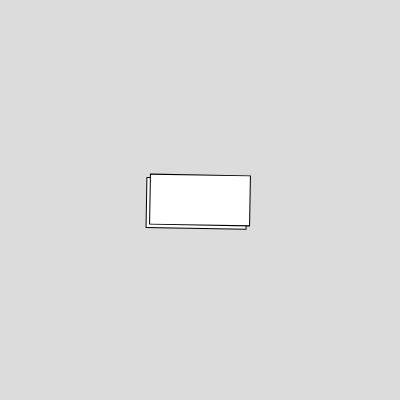
Frame 1 (no input)
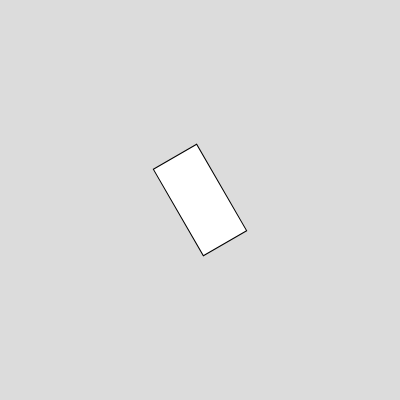
Frame 60 (no input)
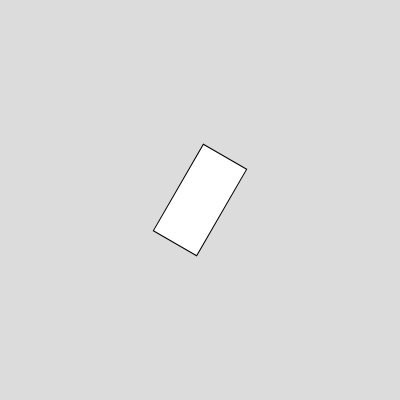
Frame 120 (the mouse pressed at the canvas centre since frame 60)

The p5.js sketch that drew these frames (run headless with seeded random() and noise() and a simulated clock; from frame 60 on, the mouse is pressed at the canvas centre):

// p5.js sketch
// ── sketch.js
function setup() {
  createCanvas(400, 400);
  angleMode(DEGREES);
}

function draw() {
  background(220);
  let x0 = width/2;
  let y0 = height/2;
  let angle = frameCount % 360;

  // Apply the transformations
  push();
  
  // Rotate by the desired angle
  rotate(angle);  
  
  // Draw the object (a rectangle in this case)
  rectMode(CENTER);
  rect(x0, y0, 100, 50);

  // Restore the original transformation
  pop();  

  // Apply the transformations
  push();

  // Translate to the point of rotation
  translate(x0, y0);
  
  // Rotate by the desired angle
  rotate(angle);
  
  // Translate back to the original position
  translate(-x0, -y0);
  
  // Draw the object (a rectangle in this case)
  rectMode(CENTER);
  rect(x0, y0, 100, 50);

  // Restore the original transformation
  pop();

}
